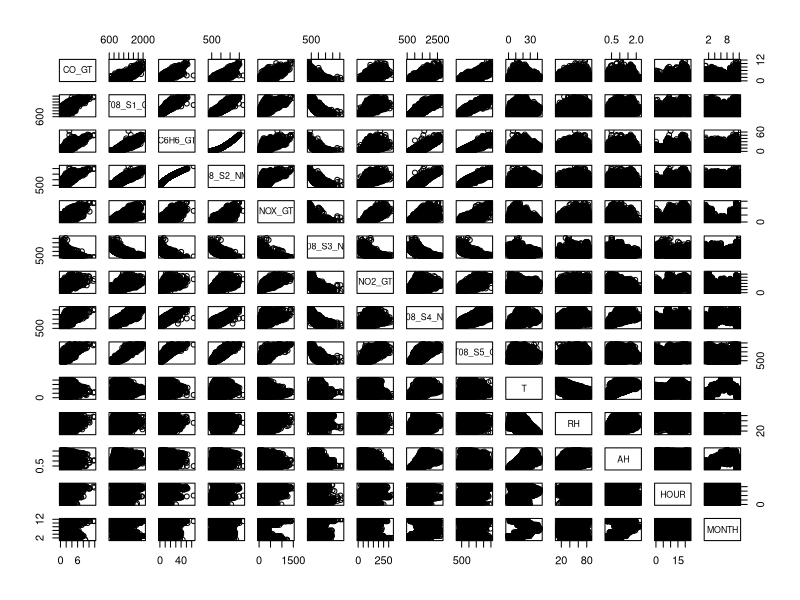
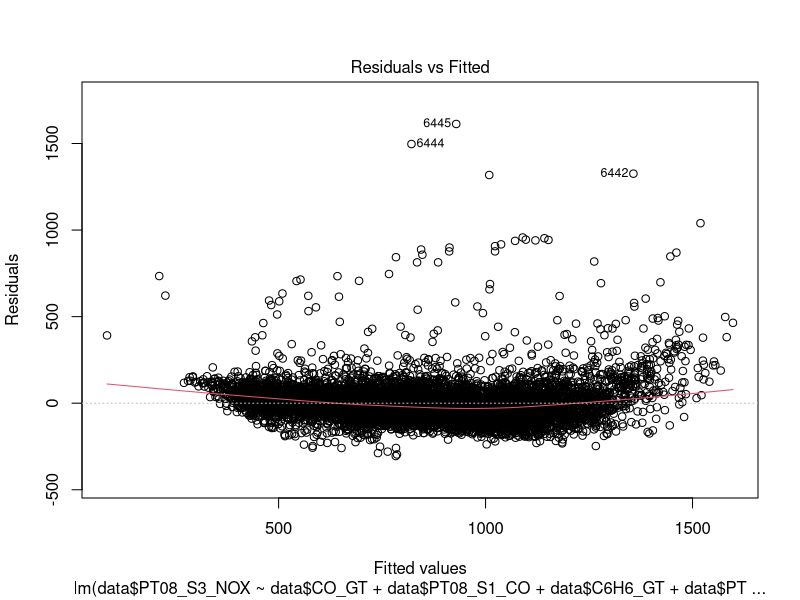
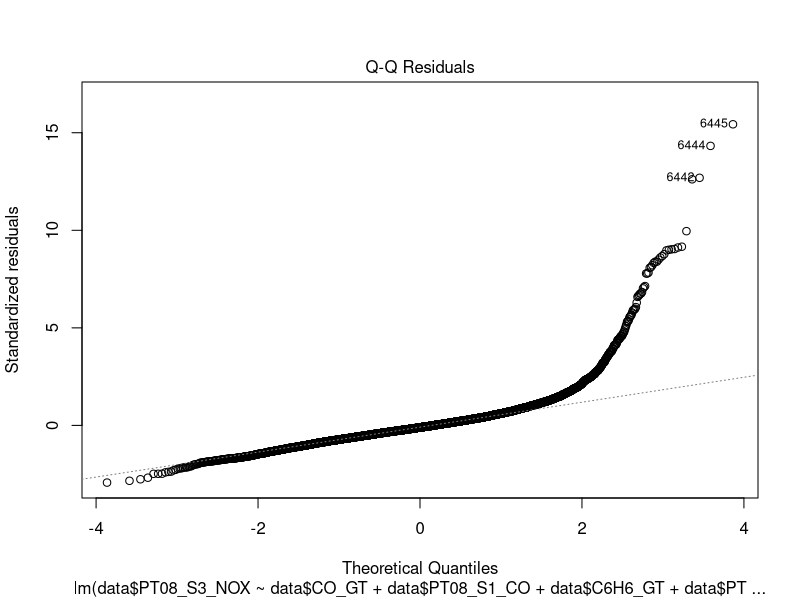
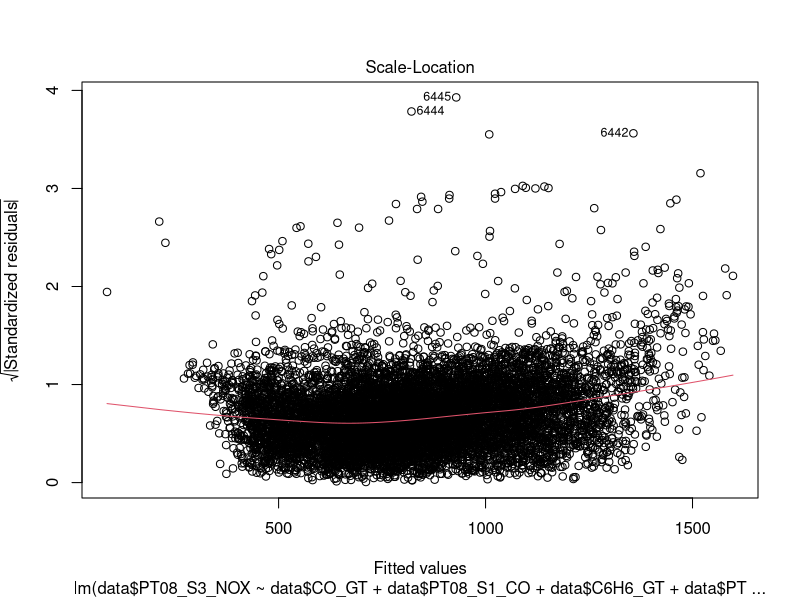
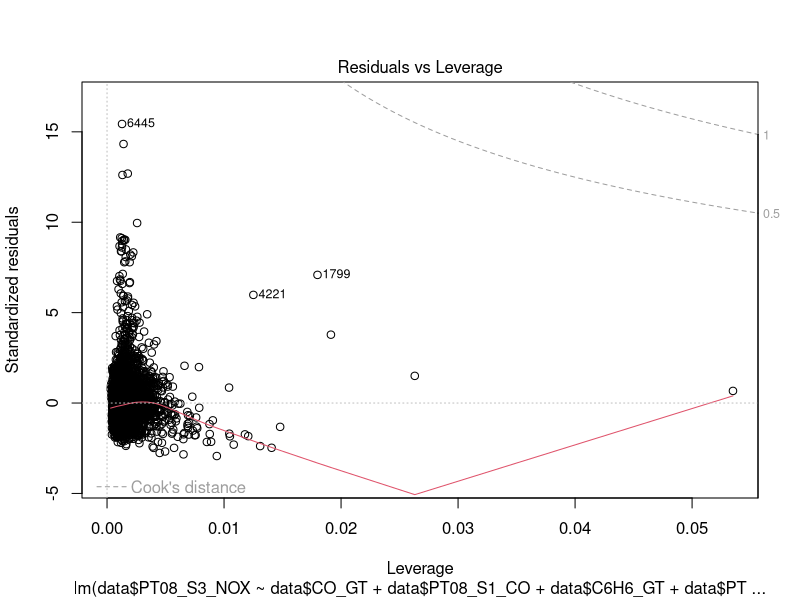
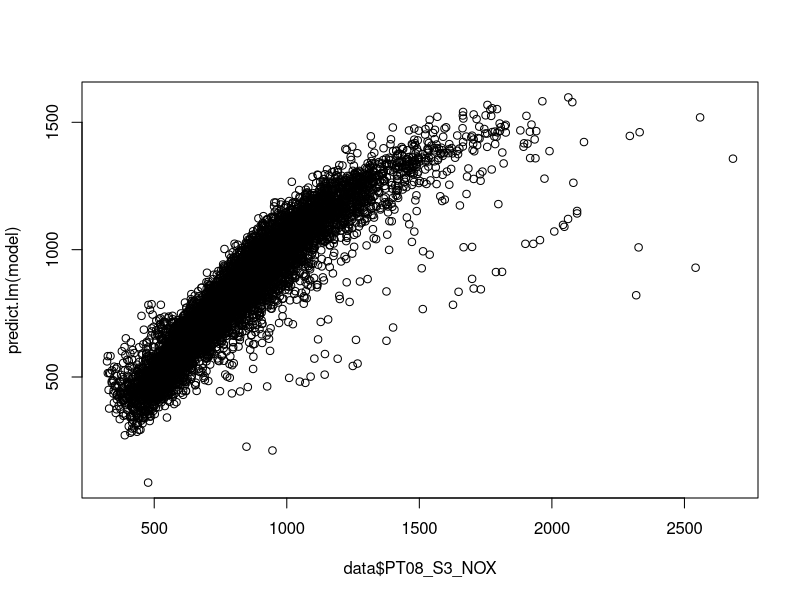

Generate these figures, in order, with R:
library(readxl)
library(Metrics)
data <- read_excel("AirQualityUCI_cleaned.xlsx")
View(data)

dim(data)

summary(data)

# making matrix of the important data
pollutiondata <- cbind(data$CO_GT,
                        data$PT08_S1_CO,
                        data$C6H6_GT,
                        data$PT08_S2_NMHC,
                        data$NOX_GT,
                        data$PT08_S3_NOX,
                        data$NO2_GT,
                        data$PT08_S4_NO2,
                        data$PT08_S5_O3,
                        data$T,
                        data$RH,
                        data$AH,
                        data$HOUR,
                        data$MONTH)

View(pollutiondata)

summary(pollutiondata)

cor(data)
pairs(data)
# making a linear model for the prediction of relative humidity
# with all the rest of the data points as the inputs for the model

model <- lm(data$PT08_S3_NOX ~ data$CO_GT + data$PT08_S1_CO + data$C6H6_GT + data$PT08_S2_NMHC + data$RH + data$PT08_S3_NOX + data$NO2_GT + data$PT08_S4_NO2 + data$PT08_S5_O3 + data$T + data$AH + data$HOUR + data$MONTH) # nolint: line_length_linter.

summary(model)
plot(model)

anova(model)

predict.lm(model)

plot(data$PT08_S3_NOX, predict.lm(model))
coef(model)

rmse(predict.lm(model), data$PT08_S3_NOX)
mape(predict.lm(model), data$PT08_S3_NOX)

# Similary we can make a non linear model provided we have the data about
# the coefficients and what power and functions
# are to be used in making the model
